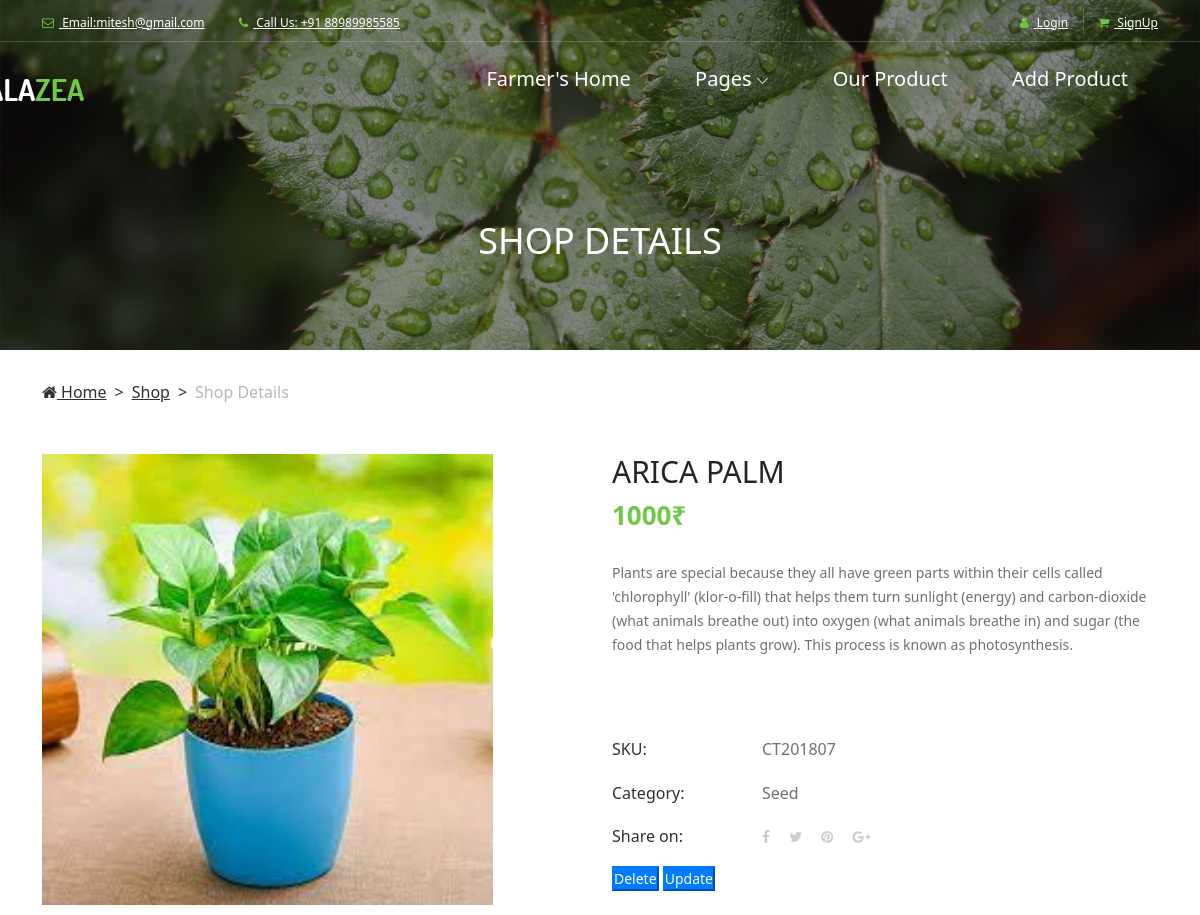
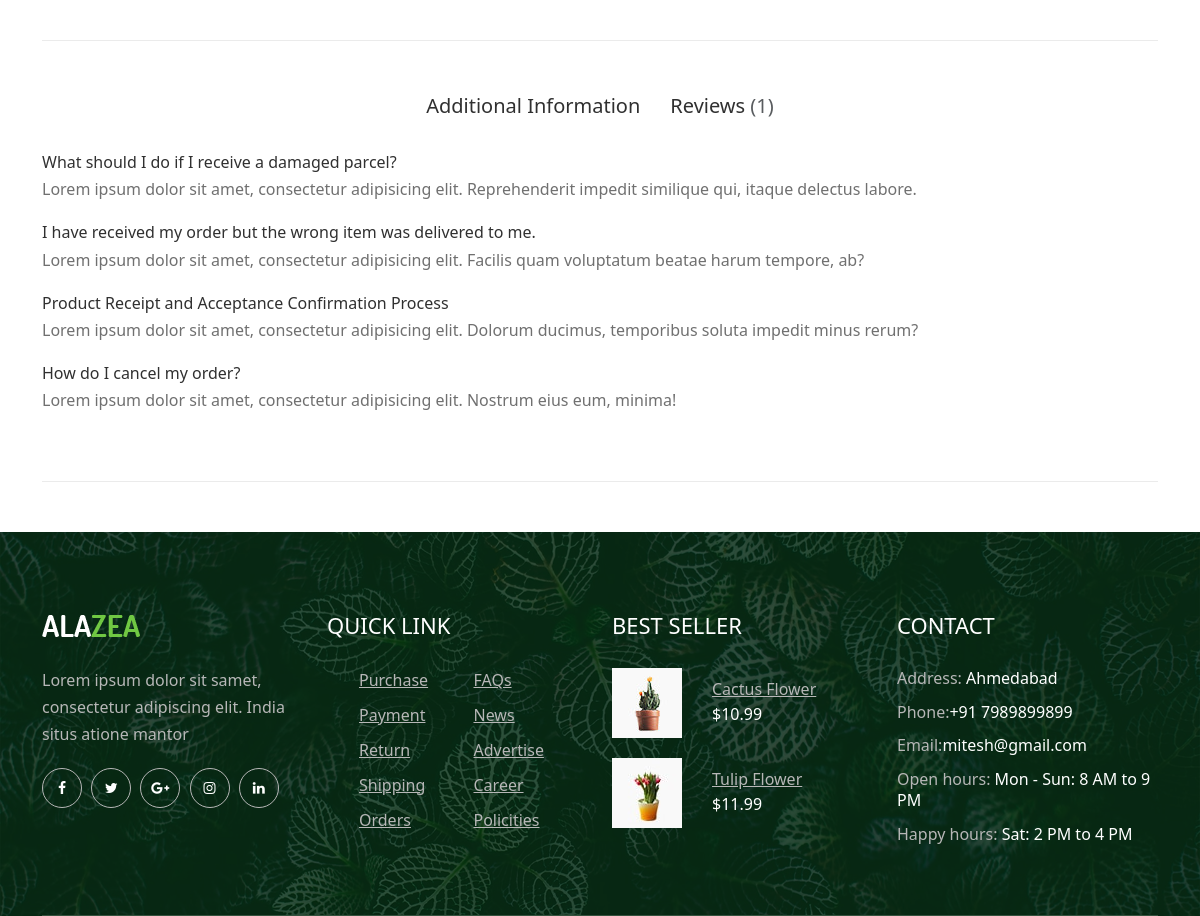
The page /product_detail/1 on the database its author committed (2 pictures, top to bottom).
### myapp/models.py (models this page shows, shortened)
class Product(models.Model):
    farmer=models.ForeignKey(User,on_delete=models.CASCADE)
    category=models.ForeignKey(Category,on_delete=models.CASCADE,default='plants')
    pname=models.CharField(max_length=100)
    price=models.IntegerField()
    p_img=models.ImageField(upload_to='images/')
    p_stock=models.IntegerField()
    description=models.CharField(max_length=500)

class Category(models.Model):
    category=models.CharField(max_length=100)
    def __str__(self):
        return self.category

### myapp/views.py (the view)
# urls.py: path('product_detail/<int:pk>',views.product_detail,name='product_detail'),
def product_detail(request,pk):
        product=Product.objects.get(pk=pk)
        return render(request,'product_detail.html',{'product':product})

### myapp/templates/product_detail.html (shortened to what this page needs)
{% extends 'farmer_header.html'%}
{% load static %}
{% block content %}
 <div class="breadcrumb-area">
    <div class="top-breadcrumb-area bg-img bg-overlay d-flex align-items-center justify-content-center" style="background-image: url({% static 'img/bg-img/24.jpg' %});">
        <h2>SHOP DETAILS</h2>
    </div>
    <div class="container">
        <div class="row">
            <div class="col-12">
                <nav aria-label="breadcrumb">
                    <ol class="breadcrumb">
                        <li class="breadcrumb-item"><a href="#"><i class="fa fa-home"></i> Home</a></li>
                        <li class="breadcrumb-item"><a href="#">Shop</a></li>
                        <li class="breadcrumb-item active" aria-current="page">Shop Details</li>
                    </ol>
                </nav>
            </div>
        </div>
    </div>
</div>
<section class="single_product_details_area mb-50">
    <div class="produts-details--content mb-50">
        <div class="container">
            <div class="row justify-content-between">
                <div class="col-12 col-md-6 col-lg-5">
                    <div class="single_product_thumb">
                        <div id="product_details_slider" class="carousel slide" data-ride="carousel">
                            <div class="carousel-inner">
                                <div class="carousel-item active">
                                    <a class="product-img" href="{{product.p_img.url}}" title="Product Image">
                                    <img class="d-block w-100" src="{{product.p_img.url}}" alt="1">
                                </a>
                                </div>
                            </div>
                        </div>
                    </div>
                </div>
                <div class="col-12 col-md-6">
                    <div class="single_product_desc">
                        <h4 class="title">{{product.pname}}</h4>
                        <h4 class="price">{{product.price}}₹</h4>
                        <div class="short_overview">
                            <p>{{product.description}}</p>
                        </div>
                        <div class="products--meta">
                            <p><span>SKU:</span> <span>CT201807</span></p>
                            <p><span>Category:</span> <span>{{product.category}}</span></p>
                            <p>
                                <span>Share on:</span>
                                <span>
                                <a href="#"><i class="fa fa-facebook"></i></a>
                                <a href="#"><i class="fa fa-twitter"></i></a>
                                <a href="#"><i class="fa fa-pinterest"></i></a>
                                <a href="#"><i class="fa fa-google-plus"></i></a>
                            </span>
                            </p>
                            <a href="{% url 'delete' pk=product.pk %}"><input type="submit" class="btn-primary" name="" id="" value="Delete"></a>
                           <a href="{% url 'update' pk=product.pk %}"><input type="submit"class="btn-primary" value="Update"></a>
                        </div>
                    </div>
                </div>
            </div>
        </div>
    </div>
    <div class="container">
        <div class="row">
            <div class="col-12">
                <div class="product_details_tab clearfix">
                    <ul class="nav nav-tabs" role="tablist" id="product-details-tab">
                        <li class="nav-item">
                            <a href="#addi-info" class="nav-link" data-toggle="tab" role="tab">Additional Information</a>
                        </li>
                        <li class="nav-item">
                            <a href="#reviews" class="nav-link" data-toggle="tab" role="tab">Reviews <span class="text-muted">(1)</span></a>
                        </li>
                    </ul>
                    <div class="tab-content">
                        <div role="tabpanel" class="tab-pane fade show active" id="addi-info">
                            <div class="additional_info_area">
                                <p>What should I do if I receive a damaged parcel?
                                    <br> <span>Lorem ipsum dolor sit amet, consectetur adipisicing elit. Reprehenderit impedit similique qui, itaque delectus labore.</span></p>
                                <p>I have received my order but the wrong item was delivered to me.
                                    <br> <span>Lorem ipsum dolor sit amet, consectetur adipisicing elit. Facilis quam voluptatum beatae harum tempore, ab?</span></p>
                                <p>Product Receipt and Acceptance Confirmation Process
                                    <br> <span>Lorem ipsum dolor sit amet, consectetur adipisicing elit. Dolorum ducimus, temporibus soluta impedit minus rerum?</span></p>
                                <p>How do I cancel my order?
                                    <br> <span>Lorem ipsum dolor sit amet, consectetur adipisicing elit. Nostrum eius eum, minima!</span></p>
                            </div>
                        </div>
                    </div>
                </div>
            </div>
        </div>
    </div>
</section>
{% endblock%}

### myapp/static/css/classy-nav.css (style rules this page uses)
* { margin: 0; padding: 0; }
body { font-family: "Roboto", sans-serif; }
ul, ol { margin: 0; }
ul li, ol li { list-style: none; }
img { height: auto; max-width: 100%; }
.bg-img { background-position: center center; background-size: cover; background-repeat: no-repeat; }
.justify-content-between { -webkit-box-pack: justify; -ms-flex-pack: justify; justify-content: space-between; }
.justify-content-center { -webkit-box-pack: center; -ms-flex-pack: center; justify-content: center; }

### rows shown on the page
Product: p_img (picture), pname "ARICA PALM", price "1000", description "Plants are special because they all have green parts within their cells called 'chlorophyll' (klor-o-fill) that helps them turn sunlight (energy) and carbon-dioxide (what animals breathe out) into oxygen (what animals breathe in) and sugar (the food that helps plants grow). This process is known as photosynthesis.", category "Seed"
